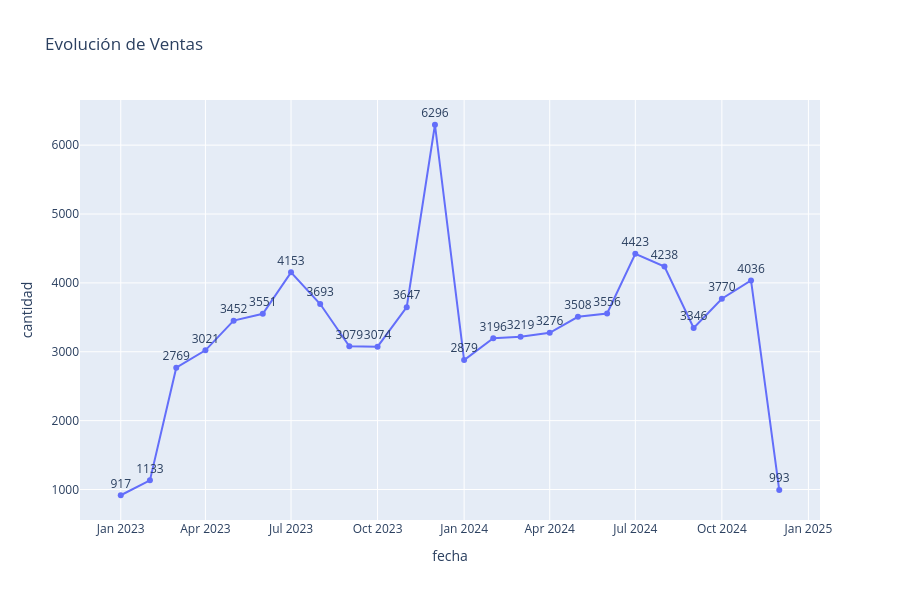

Source (notebook cell):
### Code cell
# Preparar los datos (Convertir el MultiIndex a columnas y crear una etiqueta temporal)
df_plot = evolucion_cols.reset_index()
df_plot['fecha'] = df_plot['year'].astype(str) + '-' + df_plot['month'].astype(str)

fig = px.line(df_plot, x='fecha', y='cantidad', text='cantidad', 
              title='Evolución de Ventas',
              height=600) # <--- Aquí se ajusta el alto de la figura

fig.update_traces(textposition="top center")
fig.show()

### Figure 1 — Plotly figure (JSON) as saved in the notebook; plotly's stock layout.template omitted (floating-point values rounded to 4 significant figures)
{"data": [{"hovertemplate": "fecha=%{x}<br>cantidad=%{text}<extra></extra>", "legendgroup": "", "line": {"color": "#636efa", "dash": "solid"}, "marker": {"symbol": "circle"}, "mode": "lines+markers+text", "name": "", "orientation": "v", "showlegend": false, "text": [917.0, 1133.0, 2769.0, 3021.0, 3452.0, 3551.0, 4153.0, 3693.0, 3079.0, 3074.0, 3647.0, 6296.0, 2879.0, 3196.0, 3219.0, 3276.0, 3508.0, 3556.0, 4423.0, 4238.0, 3346.0, 3770.0, 4036.0, 993.0], "textposition": "top center", "type": "scatter", "x": ["2023-1", "2023-2", "2023-3", "2023-4", "2023-5", "2023-6", "2023-7", "2023-8", "2023-9", "2023-10", "2023-11", "2023-12", "2024-1", "2024-2", "2024-3", "2024-4", "2024-5", "2024-6", "2024-7", "2024-8", "2024-9", "2024-10", "2024-11", "2024-12"], "xaxis": "x", "y": [917, 1133, 2769, 3021, 3452, 3551, 4153, 3693, 3079, 3074, 3647, 6296, 2879, 3196, 3219, 3276, 3508, 3556, 4423, 4238, 3346, 3770, 4036, 993], "yaxis": "y"}], "layout": {"height": 600, "legend": {"tracegroupgap": 0}, "title": {"text": "Evolución de Ventas"}, "xaxis": {"anchor": "y", "domain": [0, 1], "title": {"text": "fecha"}}, "yaxis": {"anchor": "x", "domain": [0, 1], "title": {"text": "cantidad"}}}}
